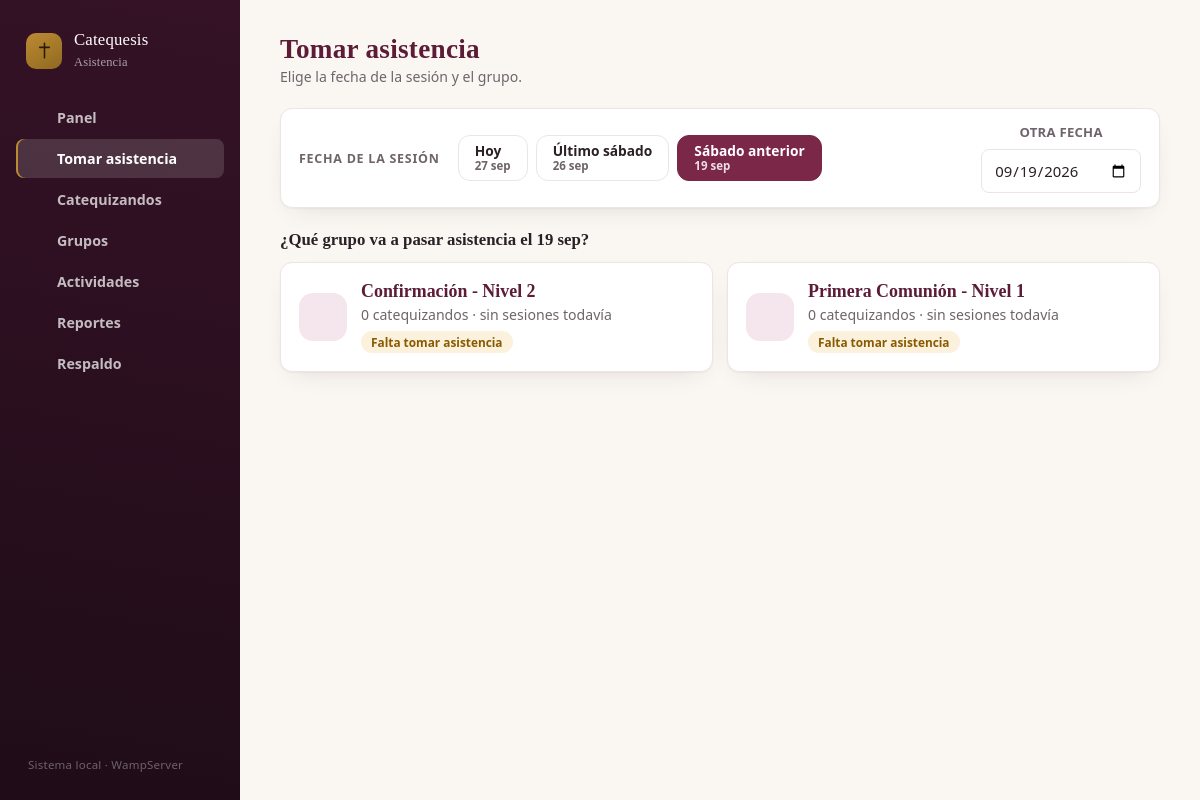
Screenshot of /asistencia.php?fecha=2026-09-19 with the database file from the repository.
### tables this page shows
CREATE TABLE grupos (
  id INT AUTO_INCREMENT PRIMARY KEY,
  nombre VARCHAR(100) NOT NULL,
  descripcion VARCHAR(255) NULL,
  dia_semana VARCHAR(20) NULL,
  meta_puntos DECIMAL(5,1) NULL,  
  creado_en TIMESTAMP DEFAULT CURRENT_TIMESTAMP
);

### includes/functions.php (called while the page is built, shortened)
<?php
function e(?string $value): string
{
    return htmlspecialchars($value ?? '', ENT_QUOTES, 'UTF-8');
}
function asset(string $ruta): string
{
    $archivo = __DIR__ . '/../' . $ruta;
    return $ruta . '?v=' . (is_file($archivo) ? filemtime($archivo) : time());
}

### asistencia.php (the view, shortened to what this page needs)
<?php
require __DIR__ . '/config/db.php';
require __DIR__ . '/includes/functions.php';
$grupos = $pdo->query('SELECT * FROM grupos ORDER BY nombre')->fetchAll();
$hoy = date('Y-m-d');
$grupo_id = (int) ($_GET['grupo'] ?? 0);
$fecha = (string) ($_GET['fecha'] ?? $hoy);
$grupoActual = null;
if (!$grupoActual) {
    $grupo_id = 0;
}
$estudiantes = [];
$sesion = null;
$mesesCorto = ['', 'ene', 'feb', 'mar', 'abr', 'may', 'jun', 'jul', 'ago', 'sep', 'oct', 'nov', 'dic'];
$mesesHero = ['', 'ENE', 'FEB', 'MAR', 'ABR', 'MAY', 'JUN', 'JUL', 'AGO', 'SEP', 'OCT', 'NOV', 'DIC'];
$corta = fn(string $f) => date('j', strtotime($f)) . ' ' . $mesesCorto[(int) date('n', strtotime($f))];
$ultimoSabado = date('Y-m-d', strtotime($hoy . ' -' . ((((int) date('w', strtotime($hoy))) + 1) % 7) . ' days'));
$atajos = [['Hoy', $hoy]];
if ($ultimoSabado !== $hoy) {
    $atajos[] = ['Último sábado', $ultimoSabado];
}
$atajos[] = ['Sábado anterior', date('Y-m-d', strtotime($ultimoSabado . ' -7 days'))];
$urlFecha = fn(string $f) => 'asistencia.php?' . ($grupo_id ? 'grupo=' . $grupo_id . '&' : '') . 'fecha=' . urlencode($f);
require __DIR__ . '/includes/header.php';
?>
<?php if ($grupo_id && $estudiantes): $ts = strtotime($fecha); ?>
<div class="hero-act">
    <div class="act-date"><?= $mesesHero[(int) date('n', $ts)] ?><strong><?= date('j', $ts) ?></strong></div>
    <div class="hero-main">
        <h1 class="hero-title"><?= e($grupoActual['nombre']) ?></h1>
        <div class="hero-pills">
            <span class="pill"><?= e(fecha_larga($ts)) ?></span>
            <span class="pill"><?= count($estudiantes) ?> <?= count($estudiantes) === 1 ? 'catequizando' : 'catequizandos' ?></span>
            <?php if ($sesion): ?>
                <span class="pill pill-ok">Sesión registrada</span>
            <?php else: ?>
                <span class="pill pill-gold">Sesión nueva</span>
            <?php endif; ?>
            <?php if ($fecha > $hoy): ?><span class="pill pill-gold">Fecha futura</span><?php endif; ?>
        </div>
    </div>
    <div class="hero-tools no-print">
        <?php if ($sesion): ?><a class="btn" href="reportes_sesion.php?id=<?= (int) $sesion['id'] ?>">Ver detalle</a><?php endif; ?>
        <a class="btn" href="asistencia.php?fecha=<?= e(urlencode($fecha)) ?>">Cambiar grupo</a>
    </div>
</div>
<?php else: ?>
<div class="dash-hero">
    <div>
        <h1>Tomar asistencia</h1>
        <p class="muted dash-date">Elige la fecha de la sesión y el grupo.</p>
    </div>
</div>
<?php endif; ?>
<form class="card ctx-bar no-print" method="get" action="asistencia.php" id="form-fecha">
    <span class="ctx-label" id="lbl-fecha">Fecha de la sesión</span>
    <div class="ctx-chips" role="group" aria-labelledby="lbl-fecha">
        <?php foreach ($atajos as [$etq, $f]): ?>
            <a class="date-chip<?= $f === $fecha ? ' is-on' : '' ?>" href="<?= e($urlFecha($f)) ?>" <?= $f === $fecha ? 'aria-current="date"' : '' ?>>
                <?= e($etq) ?><small><?= e($corta($f)) ?></small>
            </a>
        <?php endforeach; ?>
    </div>
    <label class="ctx-date">Otra fecha
        <input type="date" name="fecha" value="<?= e($fecha) ?>" required>
    </label>
</form>
<?php if (!$grupos): ?>
    <div class="card"><div class="empty-state">
        <span class="empty-icon"><?= nav_icon('book') ?></span>
        <strong>Todavía no hay grupos</strong>
        <a class="btn btn-small btn-primary" href="grupos.php">Crear un grupo</a>
    </div></div>
<?php elseif (!$grupo_id): ?>
    <?php
    $stmt = $pdo->prepare('
        SELECT g.id, g.nombre, g.descripcion,
               (SELECT COUNT(*) FROM estudiantes e WHERE e.grupo_id = g.id) AS n_est,
               (SELECT MAX(s.fecha) FROM sesiones s WHERE s.grupo_id = g.id) AS ultima,
               EXISTS(SELECT 1 FROM sesiones s WHERE s.grupo_id = g.id AND s.fecha = ?) AS tiene_sesion
        FROM grupos g ORDER BY g.nombre
    ');
    $stmt->execute([$fecha]);
    $tarjetas = $stmt->fetchAll();
    ?>
    <h2 class="section-h">¿Qué grupo va a pasar asistencia el <?= e($corta($fecha)) ?>?</h2>
    <div class="group-grid">
    <?php foreach ($tarjetas as $g): ?>
        <a class="group-card" href="<?= e('asistencia.php?grupo=' . (int) $g['id'] . '&fecha=' . urlencode($fecha)) ?>">
            <span class="group-ico"><?= nav_icon('book') ?></span>
            <span class="group-body">
                <strong class="group-name"><?= e($g['nombre']) ?></strong>
                <span class="muted"><?= (int) $g['n_est'] ?> <?= (int) $g['n_est'] === 1 ? 'catequizando' : 'catequizandos' ?>
                    · <?= $g['ultima'] ? 'última sesión ' . e($corta($g['ultima'])) : 'sin sesiones todavía' ?></span>
                <span class="group-state <?= $g['tiene_sesion'] ? 'is-done' : 'is-todo' ?>">
                    <?= $g['tiene_sesion'] ? 'Ya registrada ese día' : 'Falta tomar asistencia' ?>
                </span>
            </span>
            <span class="group-go" aria-hidden="true"><?= nav_icon('arrow') ?></span>
        </a>
    <?php endforeach; ?>
    </div>
<?php endif; ?>
<?php require __DIR__ . '/includes/footer.php'; ?>

### includes/header.php (shortened to what this page needs)
<?php
$current_script = basename($_SERVER['SCRIPT_NAME']);
function nav_active(string $script, string $current): string
{
    return $script === $current ? 'active' : '';
}
function nav_icon(string $name): string
{
    $paths = [
        'home' => '<path d="M3 10.5 12 3l9 7.5"/><path d="M5 9.5V20a1 1 0 0 0 1 1h4v-6h4v6h4a1 1 0 0 0 1-1V9.5"/>',
        'check' => '<rect x="3" y="3" width="18" height="18" rx="3"/><path d="m8 12.5 2.5 2.5L16 9.5"/>',
        'users' => '<circle cx="9" cy="8" r="3.2"/><path d="M3.5 20c.5-3.2 2.8-5 5.5-5s5 1.8 5.5 5"/><path d="M15.5 6.2a3.2 3.2 0 0 1 0 6.1"/><path d="M17 15.3c2.4.4 4 2.1 4.5 4.7"/>',
        'book' => '<path d="M4 5.5A2.5 2.5 0 0 1 6.5 3H20v16H6.5A2.5 2.5 0 0 0 4 21.5z"/><path d="M4 19V5.5"/>',
        'chart' => '<path d="M4 20V10"/><path d="M12 20V4"/><path d="M20 20v-7"/><path d="M3 20h18"/>',
        'calendar' => '<rect x="3" y="5" width="18" height="16" rx="2"/><path d="M3 10h18"/><path d="M8 3v4"/><path d="M16 3v4"/>',
        'trend' => '<path d="M3 17l6-6 4 4 8-8"/><path d="M15 7h6v6"/>',
        'db' => '<ellipse cx="12" cy="6" rx="8" ry="3"/><path d="M4 6v6c0 1.7 3.6 3 8 3s8-1.3 8-3V6"/><path d="M4 12v6c0 1.7 3.6 3 8 3s8-1.3 8-3v-6"/>',
        'edit' => '<path d="M4 20h4L19 9l-4-4L4 16z"/><path d="M13.5 6.5l4 4"/>',
        'trash' => '<path d="M4 7h16"/><path d="M9 7V4h6v3"/><path d="M6 7l1 13h10l1-13"/><path d="M10 11v5"/><path d="M14 11v5"/>',
        'plus' => '<path d="M12 5v14"/><path d="M5 12h14"/>',
        'search' => '<circle cx="11" cy="11" r="6"/><path d="M20 20l-4-4"/>',
        'x' => '<path d="M6 6l12 12"/><path d="M18 6L6 18"/>',
        'clock' => '<circle cx="12" cy="12" r="9"/><path d="M12 7v5l3 2"/>',
        'undo' => '<path d="M9 14L4 9l5-5"/><path d="M4 9h10a6 6 0 010 12h-3"/>',
        'star' => '<path d="M12 2.5l2.9 6.5 6.9.7-5.2 4.8 1.5 6.9L12 17.8l-6.1 3.6 1.5-6.9-5.2-4.8 6.9-.7z"/>',
        'tick' => '<path d="m5 12.5 4.5 4.5L19 7.5"/>',
        'cross' => '<path d="M12 3v18"/><path d="M6.5 9h11"/>',
        'lock' => '<rect x="5" y="11" width="14" height="10" rx="2"/><path d="M8 11V8a4 4 0 0 1 8 0v3"/>',
        'arrow' => '<path d="M5 12h14"/><path d="m13 6 6 6-6 6"/>',
    ];
    return '<svg class="nav-icon" aria-hidden="true" focusable="false" viewBox="0 0 24 24" fill="none" stroke="currentColor" stroke-width="1.8" stroke-linecap="round" stroke-linejoin="round">' . ($paths[$name] ?? '') . '</svg>';
}
?>
<!DOCTYPE html>
<html lang="es">
<head>
<link rel="stylesheet" href="<?= asset('assets/css/style.css') ?>">
</head>
<body>
<div class="app-shell">
<aside class="sidebar">
    <a class="brand" href="dashboard.php">
        <span class="brand-mark">
            <svg viewBox="0 0 24 24" fill="none" stroke="currentColor" stroke-width="2" stroke-linecap="round"><path d="M12 3v18"/><path d="M6 8h12"/></svg>
        </span>
        <span class="brand-text">Catequesis<br><em>Asistencia</em></span>
    </a>
    <nav class="mainnav">
        <a class="<?= nav_active('dashboard.php', $current_script) ?>" href="dashboard.php"><?= nav_icon('home') ?><span>Panel</span></a>
        <a class="<?= nav_active('asistencia.php', $current_script) ?>" href="asistencia.php"><?= nav_icon('check') ?><span>Tomar asistencia</span></a>
        <a class="<?= nav_active('estudiantes.php', $current_script) ?>" href="estudiantes.php"><?= nav_icon('users') ?><span>Catequizandos</span></a>
        <a class="<?= nav_active('grupos.php', $current_script) ?>" href="grupos.php"><?= nav_icon('book') ?><span>Grupos</span></a>
        <a class="<?= in_array($current_script, ['actividades.php', 'actividad.php'], true) ? 'active' : '' ?>" href="actividades.php"><?= nav_icon('star') ?><span>Actividades</span></a>
        <a class="<?= nav_active('reportes.php', $current_script) ?>" href="reportes.php"><?= nav_icon('chart') ?><span>Reportes</span></a>
        <a class="<?= nav_active('respaldo.php', $current_script) ?>" href="respaldo.php"><?= nav_icon('db') ?><span>Respaldo</span></a>
    </nav>
    <div class="sidebar-foot">Sistema local · WampServer</div>
</aside>
<div class="main-col">
<main class="page">

### rows the page displays
grupos: nombre "Confirmación - Nivel 2", n_est "0"
grupos: nombre "Primera Comunión - Nivel 1", n_est "0"

### other values shown
$etq "Hoy"
$corta($f) "27 sep"
$etq "Último sábado"
$corta($f) "26 sep"
$etq "Sábado anterior"
$corta($f) "19 sep"
$corta($fecha) "19 sep"
